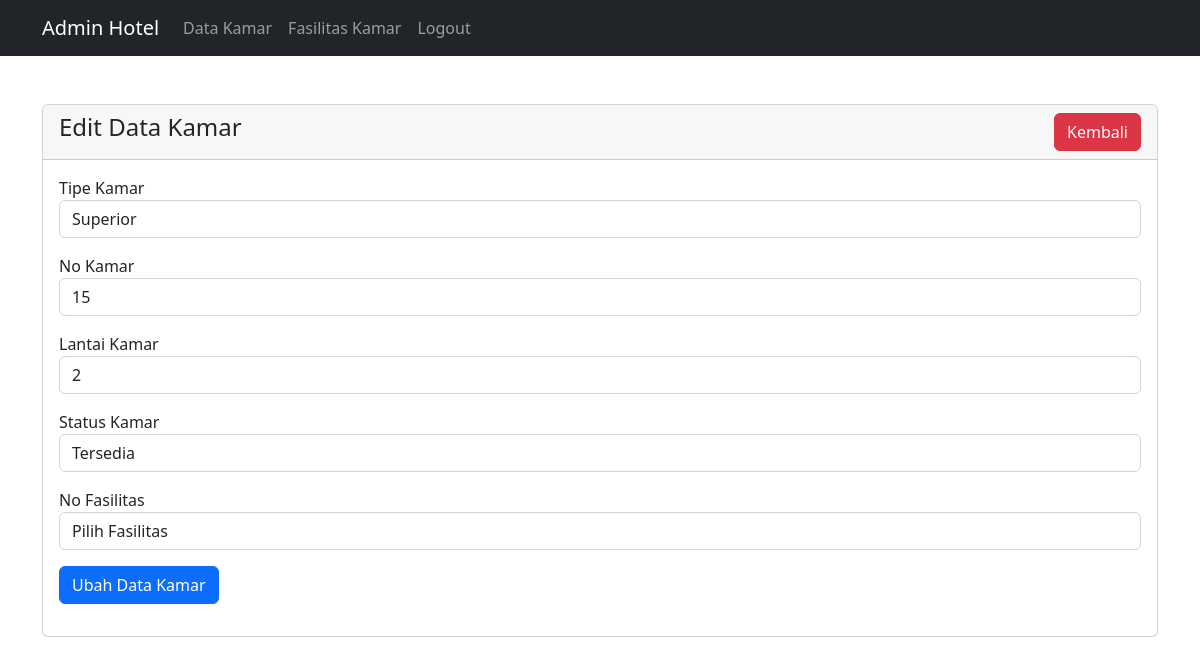
Page /admin/data_kamar/edit_data_kamar.php?id=1 (signed in) on the committed database.
### tables this page shows
CREATE TABLE `kamars` (
  `id_kamar` int(11) NOT NULL,
  `tipe` varchar(255) NOT NULL,
  `no` varchar(255) NOT NULL,
  `lantai` varchar(255) NOT NULL,
  `status` varchar(255) NOT NULL,
  `no_fasilitas` int(11) NOT NULL
);

### admin/data_kamar/edit_data_kamar.php (the view, shortened to what this page needs)
<?php
require '../../koneksi.php';
include '../layout/header.php';
?>
    <div class="container mt-5">
        <div class="row">
            <div class="col-md-12">
                <div class="card">
                    <div class="card-header">
                        <h4>Edit Data Kamar
                            <a href="index.php" class="btn btn-danger float-end">Kembali</a>
                        </h4>
                    </div>
                    <div class="card-body">
                    <?php
                        if(isset($_GET['id'])){
                            $id_kamar = mysqli_real_escape_string($con, $_GET['id']);
                            $query = "SELECT * FROM kamars WHERE id_kamar='$id_kamar' ";
                            $query_run = mysqli_query($con, $query);
                            if(mysqli_num_rows($query_run) > 0){
                                $kamar = mysqli_fetch_array($query_run);
                                ?>
                            <form action="controller_kamar.php" method="post">
                                <div class="mb-3">
                                    <label>Tipe Kamar</label>
                                    <select id="type" name="tipe" class="form-control">
                                        <?php $tipe = $kamar['tipe'];?>
                                        <option value="Superior" <?= $tipe == 'Superior' ? 'selected' : null; ?> >Superior</option>
                                    </select>
                                </div>
                                <div class="mb-3">
                                    <label>No Kamar</label>
                                    <input type="text" name="no" value="<?= $kamar['no'];?>" class="form-control">
                                </div>
                                <div class="mb-3">
                                    <label>Lantai Kamar</label>
                                    <select id="lt" name="lantai" class="form-control">
                                        <?php $lantai = $kamar['lantai'];?>
                                        <option value="2" <?= $lantai == '2' ? 'selected' : null; ?>>2</option>
                                    </select>
                                </div>
                                <div class="mb-3">
                                    <label>Status Kamar</label>
                                    <select id="st" name="status" class="form-control">
                                        <?php $status = $kamar['status'];?>
                                        <option value="Tersedia" <?= $status == 'Tersedia' ? 'selected' : null; ?> >Tersedia</option>
                                    </select>
                                </div>
                                <div class="mb-3">
                                    <label>No Fasilitas</label>
                                    <select name="no_fasilitas" class="form-control">
                                        <option value="">Pilih Fasilitas</option>
                                    </select>
                                </div>
                                    <div class="mb-3">
                                        <button type="submit" name="ubah_data_kamar" class="btn btn-primary">
                                            Ubah Data Kamar
                                        </button>
                            </form>
                            <?php
                            }
                            else
                            {
                                echo "<h4>Data Kamar Tidak Ditemukan</h4>";
                            }
                        } else {
                            echo "<script>alert('Data Gagal Di Ubah');
                            document.location='index.php'</script>";
                        }
                    ?>
                    </div>
                </div>
            </div>
        </div>
    </div>

### rows in the picture
kamars: tipe "Superior", no "15", lantai "2", status "Tersedia"
